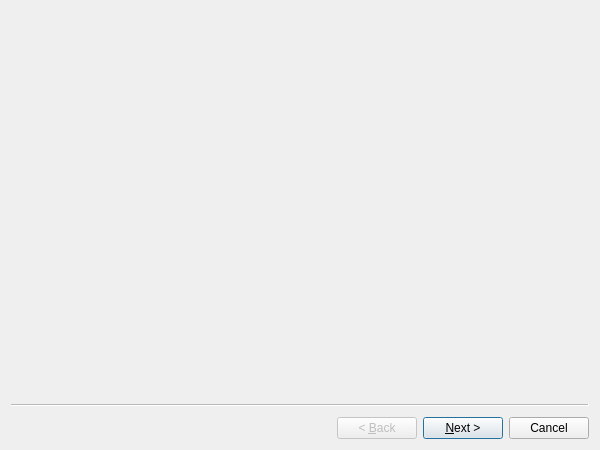
<?xml version="1.0" encoding="UTF-8"?>
<ui version="4.0">
 <class>DAQDeviceFunctionExtractionWizard</class>
 <widget class="QWizard" name="DAQDeviceFunctionExtractionWizard">
  <property name="geometry">
   <rect>
    <x>0</x>
    <y>0</y>
    <width>600</width>
    <height>450</height>
   </rect>
  </property>
  <property name="windowTitle">
   <string>Чтение данных с устройства</string>
  </property>
  <property name="locale">
   <locale language="Russian" country="Russia"/>
  </property>
  <property name="wizardStyle">
   <enum>QWizard::ClassicStyle</enum>
  </property>
  <widget class="DAQDeviceFunctionExtractionWizardPage1ChooseDevice" name="wizardPage1ChooseDevice"/>
  <widget class="DAQDeviceFunctionExtractionWizardPage2SetParameters" name="wizardPage2SetParameters"/>
  <widget class="DAQDeviceFunctionExtractionWizardPage3GetData" name="wizardPage3GetData"/>
  <widget class="DAQDeviceFunctionExtractionWizardPage4WriteToFile" name="wizardPage4WriteToFile"/>
  <widget class="DAQDeviceFunctionExtractionWizardPage5Finish" name="wizardPage5Finish"/>
 </widget>
 <customwidgets>
  <customwidget>
   <class>DAQDeviceFunctionExtractionWizardPage1ChooseDevice</class>
   <extends>QWizardPage</extends>
   <header>FunctionExtraction/DAQDeviceFunctionExtraction/daqdevicefunctionextractionwizardpage1choosedevice.h</header>
   <container>1</container>
  </customwidget>
  <customwidget>
   <class>DAQDeviceFunctionExtractionWizardPage2SetParameters</class>
   <extends>QWizardPage</extends>
   <header>FunctionExtraction/DAQDeviceFunctionExtraction/daqdevicefunctionextractionwizardpage2setparameters.h</header>
   <container>1</container>
  </customwidget>
  <customwidget>
   <class>DAQDeviceFunctionExtractionWizardPage3GetData</class>
   <extends>QWizardPage</extends>
   <header>FunctionExtraction/DAQDeviceFunctionExtraction/daqdevicefunctionextractionwizardpage3getdata.h</header>
   <container>1</container>
  </customwidget>
  <customwidget>
   <class>DAQDeviceFunctionExtractionWizardPage4WriteToFile</class>
   <extends>QWizardPage</extends>
   <header>FunctionExtraction/DAQDeviceFunctionExtraction/daqdevicefunctionextractionwizardpage4writetofile.h</header>
   <container>1</container>
  </customwidget>
  <customwidget>
   <class>DAQDeviceFunctionExtractionWizardPage5Finish</class>
   <extends>QWizardPage</extends>
   <header>FunctionExtraction/DAQDeviceFunctionExtraction/daqdevicefunctionextractionwizardpage5finish.h</header>
   <container>1</container>
  </customwidget>
 </customwidgets>
 <resources/>
 <connections/>
</ui>
